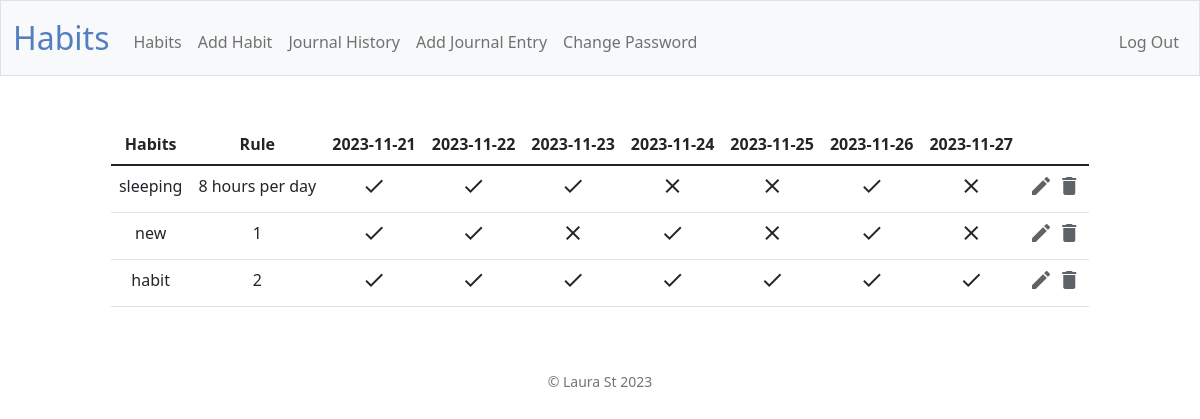
Page /habits (signed in) on the committed database.
### tables this page shows
CREATE TABLE habits (
    habit_id INTEGER PRIMARY KEY AUTOINCREMENT,
    user_id INTEGER,
    name TEXT NOT NULL,
    rule TEXT NOT NULL,
    created_at DATE DEFAULT (DATE('now')),
    FOREIGN KEY (user_id) REFERENCES users(id)
);

### app.py (the view)
@app.route("/habits", methods=["GET"])
@login_required
def get_habits():
    habits = habit_service.get_habits(session.get("user_id"))
    dates = habit_service.get_dates()
    return render_template("habits.html", habits=habits, dates=dates)

### app.py (called while the page is built)
@app.after_request
def after_request(response):
    response.headers["Cache-Control"] = "no-cache, no-store, must-revalidate"
    response.headers["Expires"] = 0
    response.headers["Pragma"] = "no-cache"
    return response

### database.py (called while the page is built)
def get_habits(user_id):
    return db.execute("SELECT * FROM habits WHERE user_id = ?", user_id)

def get_completions(habit_id, start_date, end_date):
    return db.execute(
        "SELECT date_completed FROM completions WHERE habit_id = ? AND date_completed BETWEEN ? AND ?",
        habit_id, start_date, end_date
    )

### habit_service.py (called while the page is built)
def get_habits(user_id):
    habits = database.get_habits(user_id)
    return get_habits_with_completions(habits)

def get_habits_with_completions(habits):
    today = datetime.now().date()
    start_date = today - timedelta(days=DAYS_BEFORE_TODAY)
    for habit in habits:
        completions = database.get_completions(habit["habit_id"], start_date, today)
        habit["completions"] = [comp["date_completed"] for comp in completions]
    return habits

def get_dates():
    today = datetime.now().date()
    return [(today + timedelta(days=i)).strftime("%Y-%m-%d") for i in range(-DAYS_BEFORE_TODAY, 1)]

### helpers.py (called while the page is built)
def login_required(f):
    @wraps(f)
    def decorated_function(*args, **kwargs):
        if session.get("user_id") is None:
            return redirect("/login")
        return f(*args, **kwargs)
    return decorated_function

### templates/habits.html (shortened to what this page needs)
{% extends "layout.html" %}
{% block main %}
<table class="table mx-auto w-auto">
    <thead>
        <tr>
            <th>Habits</th>
            <th>Rule</th>
            {% for date in dates %}
            <th>{{ date }}</th>
            {% endfor %}
            <th></th>
        </tr>
    </thead>
    <tbody>
        {% for habit in habits %}
        <tr>
            <td>{{habit.name}}</td>
            <td>{{habit.rule}}</td>
            {% for date in dates %}
            <td>
                {% if date in habit.completions %}
                <span id="habit-{{ habit.habit_id }}-date-{{ date }}" class="material-icons clickable"
                    onclick="toggleCompletion('{{ habit.habit_id }}', '{{ date }}', false)">done</span>
                {% else %}
                <span id="habit-{{ habit.habit_id }}-date-{{ date }}" class="material-icons clickable"
                    onclick="toggleCompletion('{{ habit.habit_id }}', '{{ date }}', true)">clear</span>
                {% endif %}
            </td>
            {% endfor %}
            <td>
                <a href=" /edit-habit/{{ habit.habit_id }}" class="icon-link"><span
                        class="material-icons grey_color">edit</span></a>
                <a href="javascript:void(0)" onclick="deleteHabit('{{ habit.habit_id }}')" class="icon-link">
                    <span class="material-icons grey_color">delete</span>
                </a>
            </td>
        </tr>
        {% endfor %}
    </tbody>
</table>
{% endblock %}

### static/styles.css (style rules this page uses)
.grey_color { color: #5f6368; }
.clickable { cursor: pointer; }

### rows in the picture
habits: name "sleeping", rule "8 hours per day"
habits: name "new", rule "1"
habits: name "habit", rule "2"

### other values in the picture
{{ date }} "2023-11-21" "2023-11-22" "2023-11-23" "2023-11-24" "2023-11-25" "2023-11-26" "2023-11-27"
